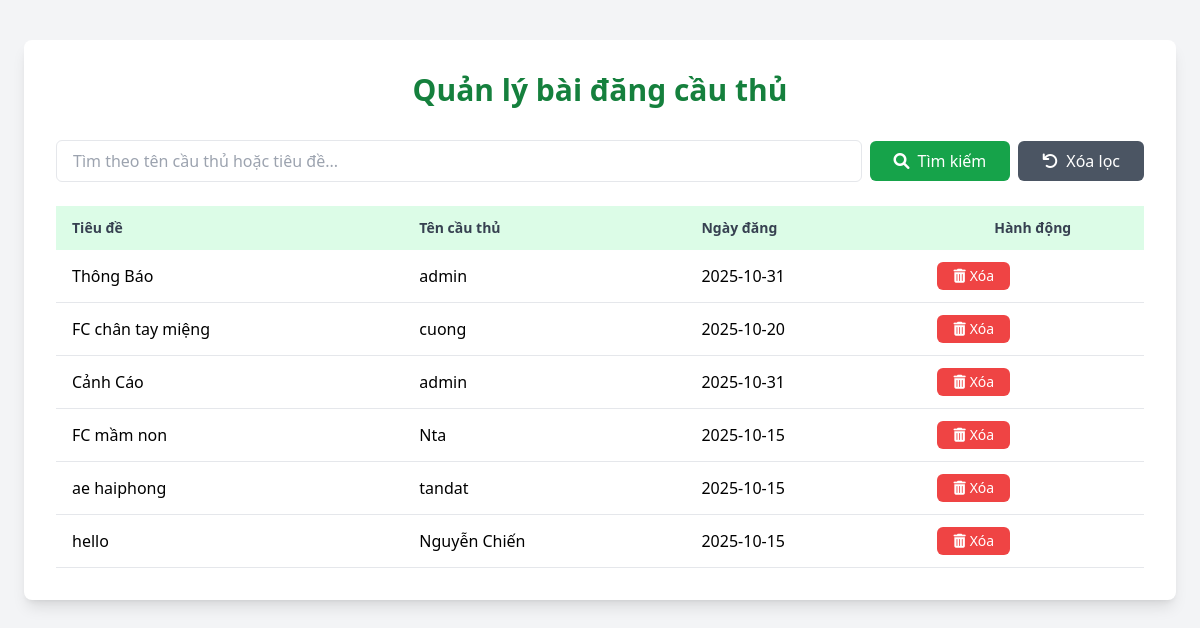
Page /admin (signed in) on the earlier database version.
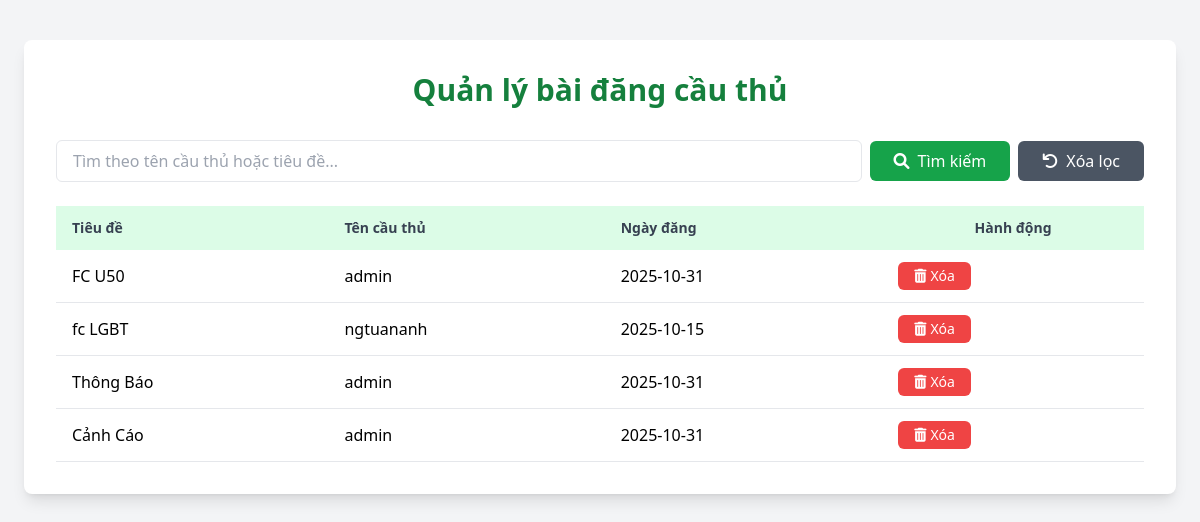
Same page on the later database version.
### app.py (models this page shows)
class Post(db.Model):
    id = db.Column(db.Integer, primary_key=True)
    title = db.Column(db.String(200), nullable=False)
    location = db.Column(db.String(200), nullable=False)
    pitch = db.Column(db.String(100), nullable=False)
    match_date = db.Column(db.String(50), nullable=False)
    skill_level = db.Column(db.String(50), nullable=False)
    time_frame = db.Column(db.String(50), nullable=False)
    notes = db.Column(db.Text, nullable=True)
    user_id = db.Column(db.Integer, db.ForeignKey('user.id'), nullable=False)
    username = db.Column(db.String(100), nullable=False)
    status = db.Column(db.String(20), nullable=False, default='open')
    ratings = db.relationship('Rating', backref='post', lazy=True)

### app.py (the view)
@app.route('/admin')
@login_required
def admin():
    if current_user.username != 'admin':
        flash('Bạn không có quyền truy cập trang này!', 'error')
        return redirect(url_for('dashboard'))
    posts = Post.query.order_by(Post.id.desc()).all()
    return render_template('admin.html', posts=posts)

### app.py (called while the page is built)
@login_manager.user_loader
def load_user(user_id):
    return User.query.get(int(user_id))

### templates/admin.html (shortened to what this page needs)
<!DOCTYPE html>
<html lang="vi">
<head>
    <script src="https://cdn.tailwindcss.com"></script>
    <link href="https://cdnjs.cloudflare.com/ajax/libs/font-awesome/6.0.0-beta3/css/all.min.css" rel="stylesheet">
</head>
<body class="bg-gray-100">
    <div class="container mx-auto mt-10 p-8 bg-white rounded-lg shadow-lg max-w-6xl">
        <h1 class="text-3xl font-bold text-center text-green-700 mb-8">Quản lý bài đăng cầu thủ</h1>
        <div class="flex items-center mb-6">
            <input type="text" id="searchInput" class="flex-grow px-4 py-2 border rounded-md focus:outline-none focus:ring-2 focus:ring-green-500" placeholder="Tìm theo tên cầu thủ hoặc tiêu đề...">
            <button onclick="searchPosts()" class="bg-green-600 text-white px-6 py-2 ml-2 rounded-md hover:bg-green-700 flex items-center">
                <i class="fas fa-search mr-2"></i> Tìm kiếm
            </button>
            <button onclick="clearSearch()" class="bg-gray-600 text-white px-6 py-2 ml-2 rounded-md hover:bg-gray-700 flex items-center">
                <i class="fas fa-undo mr-2"></i> Xóa lọc
            </button>
        </div>
        <div class="overflow-x-auto">
            <table class="min-w-full bg-white">
                <thead class="bg-green-100">
                    <tr>
                        <th class="py-3 px-4 text-left text-sm font-semibold text-gray-700">Tiêu đề</th>
                        <th class="py-3 px-4 text-left text-sm font-semibold text-gray-700">Tên cầu thủ</th>
                        <th class="py-3 px-4 text-left text-sm font-semibold text-gray-700">Ngày đăng</th>
                        <th class="py-3 px-4 text-center text-sm font-semibold text-gray-700">Hành động</th>
                    </tr>
                </thead>
                <tbody id="postsTable">
                    {% for post in posts %}
                    <tr class="border-b hover:bg-gray-50 post-row" data-title="{{ post.title.lower() }}" data-username="{{ post.username.lower() }}">
                        <td class="py-3 px-4">{{ post.title }}</td>
                        <td class="py-3 px-4">{{ post.username }}</td>
                        <td class="py-3 px-4">{{ post.match_date }}</td>
                        <td class="py-3 px-4 text-center">
                            <form action="{{ url_for('delete_post', post_id=post.id) }}" method="POST" onsubmit="return confirm('Bạn có chắc chắn muốn xóa bài đăng này không?');">
                                <button type="submit" class="bg-red-500 text-white px-4 py-1 rounded-md hover:bg-red-600 text-sm flex items-center">
                                    <i class="fas fa-trash-alt mr-1"></i> Xóa
                                </button>
                            </form>
                        </td>
                    </tr>
                    {% endfor %}
                </tbody>
            </table>
        </div>
    </div>
</body>
</html>

Differences in the rows shown:
removed Post: title "FC chân tay miệng", username "cuong", match_date "2025-10-20"
removed Post: title "FC mầm non", username "Nta", match_date "2025-10-15"
removed Post: title "ae haiphong", username "tandat", match_date "2025-10-15"
removed Post: title "hello", username "Nguyễn Chiến", match_date "2025-10-15"
added Post: title "FC U50", username "admin", match_date "2025-10-31"
added Post: title "fc LGBT", username "ngtuananh", match_date "2025-10-15"
